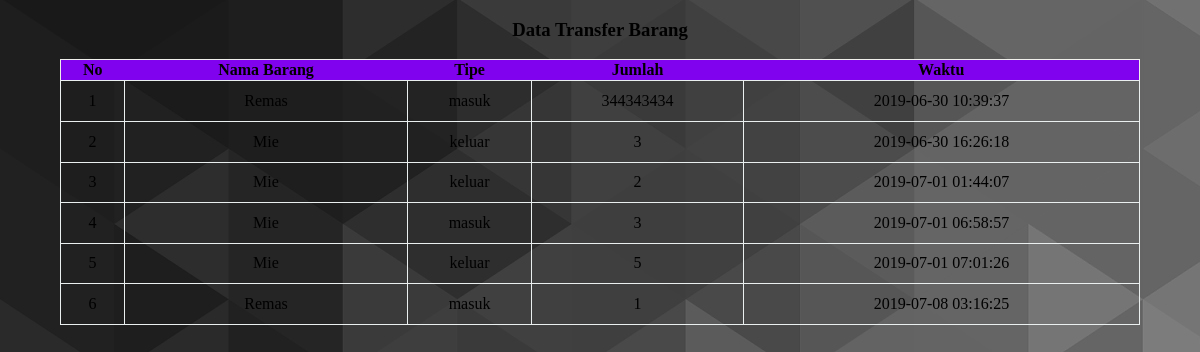
The page /kelola_stok/laporan.php (signed in) on the database its author committed.
### tables this page shows
CREATE TABLE `transfer` (
  `id_transfer` int(11) NOT NULL,
  `id_barang` int(11) NOT NULL,
  `jumlah` int(11) NOT NULL,
  `tipe` enum('masuk','keluar') NOT NULL,
  `waktu_transfer` timestamp NOT NULL DEFAULT CURRENT_TIMESTAMP
);

CREATE TABLE `barang` (
  `id_barang` int(11) NOT NULL,
  `nama_barang` varchar(50) NOT NULL,
  `stok` int(11) NOT NULL
);

### kelola_stok/laporan.php (the view, shortened to what this page needs)
<!DOCTYPE html>
<html>
<?php include "head.php"?>
<body onload="window.print()">
    <?php
        $query = mysql_query("SELECT transfer.*, barang.nama_barang FROM transfer JOIN barang ON barang.id_barang = transfer.id_barang")or die(mysql_error());
        $nomor = 1;
    ?>
    <h3 align="center">Data Transfer Barang</h3>
    <table>
        <tr>
            <th>No</th>
            <th>Nama Barang</th>
            <th>Tipe</th>
            <th>Jumlah</th>
            <th>Waktu</th>
        </tr>
        <?php while ($data = mysql_fetch_array($query)):?>
        <tr>
            <td>
                <?=$nomor++?>
            </td>
            <td>
                <?=$data['nama_barang']?>
            </td>
            <td>
                <?=$data['tipe']?>
            </td>
            <td>
                <?=$data['jumlah']?>
            </td>
            <td>
                <?=$data['waktu_transfer']?>
            </td>
        </tr>
        <?php endwhile?>
    </table>
</body>
</html>

### kelola_stok/style.css (style rules this page uses)
body { width: 90%; margin: 0 auto; font-family: 'Comic Sans MS'; background: url('bg.jpg'); }
table { border-collapse: collapse; margin-top: 1em; width: 100%; padding: 0.5em 0; border: 1px solid #efefea; }
table tr:first-child { background: rgb(128, 2, 238); }
td { padding: 1%; text-align: center; border: 1px solid #eaefef }

### rows shown on the page
transfer: id_barang.nama_barang "Remas", tipe "masuk", jumlah "344343434", waktu_transfer "2019-06-30 10:39:37"
transfer: id_barang.nama_barang "Mie", tipe "keluar", jumlah "3", waktu_transfer "2019-06-30 16:26:18"
transfer: id_barang.nama_barang "Mie", tipe "keluar", jumlah "2", waktu_transfer "2019-07-01 01:44:07"
transfer: id_barang.nama_barang "Mie", tipe "masuk", jumlah "3", waktu_transfer "2019-07-01 06:58:57"
transfer: id_barang.nama_barang "Mie", tipe "keluar", jumlah "5", waktu_transfer "2019-07-01 07:01:26"
transfer: id_barang.nama_barang "Remas", tipe "masuk", jumlah "1", waktu_transfer "2019-07-08 03:16:25"
